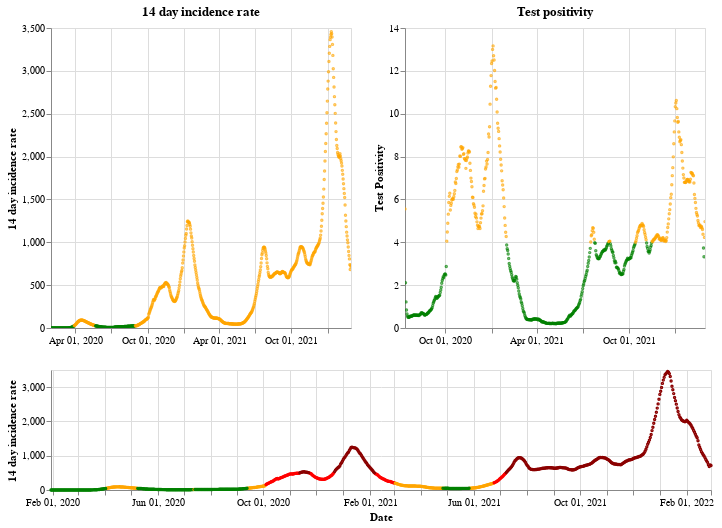

Notebook cell for this chart:
### Markdown cell above
## England

### Code cell
plot_traffic_light('England')

### Figure 1 — Vega-Lite specification as saved in the notebook (floating-point values rounded to 4 significant figures; data arrays with more than 128 entries replaced by an {"elided": "..."} marker saying what was removed)
{"config": {"view": {"continuousWidth": 400, "continuousHeight": 300}}, "vconcat": [{"hconcat": [{"mark": {"type": "point", "size": 2}, "encoding": {"color": {"condition": {"value": "green", "test": "(datum.twoWeeklyCasesRate <= 25)"}, "value": "orange"}, "tooltip": [{"type": "nominal", "field": "areaName"}, {"type": "temporal", "field": "date"}, {"type": "quantitative", "field": "twoWeeklyCasesRate"}, {"type": "quantitative", "field": "testPositivity"}], "x": {"type": "temporal", "axis": {"title": ""}, "field": "date", "scale": {"domain": {"selection": "DateBrush"}}, "timeUnit": "yearmonthdate"}, "y": {"type": "quantitative", "axis": {"title": "14 day incidence rate"}, "field": "twoWeeklyCasesRate"}}, "title": "14 day incidence rate", "width": 300}, {"mark": {"type": "point", "size": 2}, "encoding": {"color": {"condition": {"value": "green", "test": "(datum.testPositivity <= 4)"}, "value": "orange"}, "tooltip": [{"type": "nominal", "field": "areaName"}, {"type": "temporal", "field": "date"}, {"type": "quantitative", "field": "twoWeeklyCasesRate"}, {"type": "quantitative", "field": "testPositivity"}], "x": {"type": "temporal", "axis": {"title": ""}, "field": "date", "scale": {"domain": {"selection": "DateBrush"}}, "timeUnit": "yearmonthdate"}, "y": {"type": "quantitative", "axis": {"title": "Test Positivity"}, "field": "testPositivity"}}, "title": "Test positivity", "width": 300}]}, {"layer": [{"mark": {"type": "point", "size": 2}, "encoding": {"color": {"condition": {"value": "orange", "test": "(((datum.testPositivity < 4) && (datum.twoWeeklyCasesRate >= 50)) && (datum.twoWeeklyCasesRate < 200))"}, "value": "red"}, "opacity": {"condition": {"value": 1, "test": "((datum.twoWeeklyCasesRate >= 50) && (datum.twoWeeklyCasesRate < 500))"}, "value": 0}, "tooltip": [{"type": "nominal", "field": "areaName"}, {"type": "temporal", "field": "date"}, {"type": "quantitative", "field": "twoWeeklyCasesRate"}, {"type": "quantitative", "field": "testPositivity"}], "x": {"type": "temporal", "axis": {"title": "Date"}, "field": "date", "timeUnit": "yearmonthdate"}, "y": {"type": "quantitative", "axis": {"title": "14 day incidence rate"}, "field": "twoWeeklyCasesRate"}}, "selection": {"DateBrush": {"type": "interval", "encodings": ["x"], "fields": ["Time"]}}}, {"mark": {"type": "point", "size": 2}, "encoding": {"color": {"value": "darkred"}, "opacity": {"condition": {"value": 1, "test": "(datum.twoWeeklyCasesRate >= 500)"}, "value": 0}, "tooltip": [{"type": "nominal", "field": "areaName"}, {"type": "temporal", "field": "date"}, {"type": "quantitative", "field": "twoWeeklyCasesRate"}, {"type": "quantitative", "field": "testPositivity"}], "x": {"type": "temporal", "axis": {"title": "Date"}, "field": "date", "timeUnit": "yearmonthdate"}, "y": {"type": "quantitative", "axis": {"title": "14 day incidence rate"}, "field": "twoWeeklyCasesRate"}}}, {"mark": {"type": "point", "size": 2}, "encoding": {"color": {"condition": {"value": "green", "test": "((datum.testPositivity < 4) && (datum.twoWeeklyCasesRate < 50))"}, "value": "orange"}, "opacity": {"condition": {"value": 1, "test": "(datum.twoWeeklyCasesRate < 50)"}, "value": 0}, "tooltip": [{"type": "nominal", "field": "areaName"}, {"type": "temporal", "field": "date"}, {"type": "quantitative", "field": "twoWeeklyCasesRate"}, {"type": "quantitative", "field": "testPositivity"}], "x": {"type": "temporal", "axis": {"title": "Date"}, "field": "date", "timeUnit": "yearmonthdate"}, "y": {"type": "quantitative", "axis": {"title": "14 day incidence rate"}, "field": "twoWeeklyCasesRate"}}}], "height": 120, "width": 660}], "data": {"name": "data-9779a334bbe2474f6937f205b018a2d6"}, "$schema": "https://vega.github.io/schema/vega-lite/v4.8.1.json", "datasets": {"data-9779a334bbe2474f6937f205b018a2d6": {"elided": "762 records"}}}
